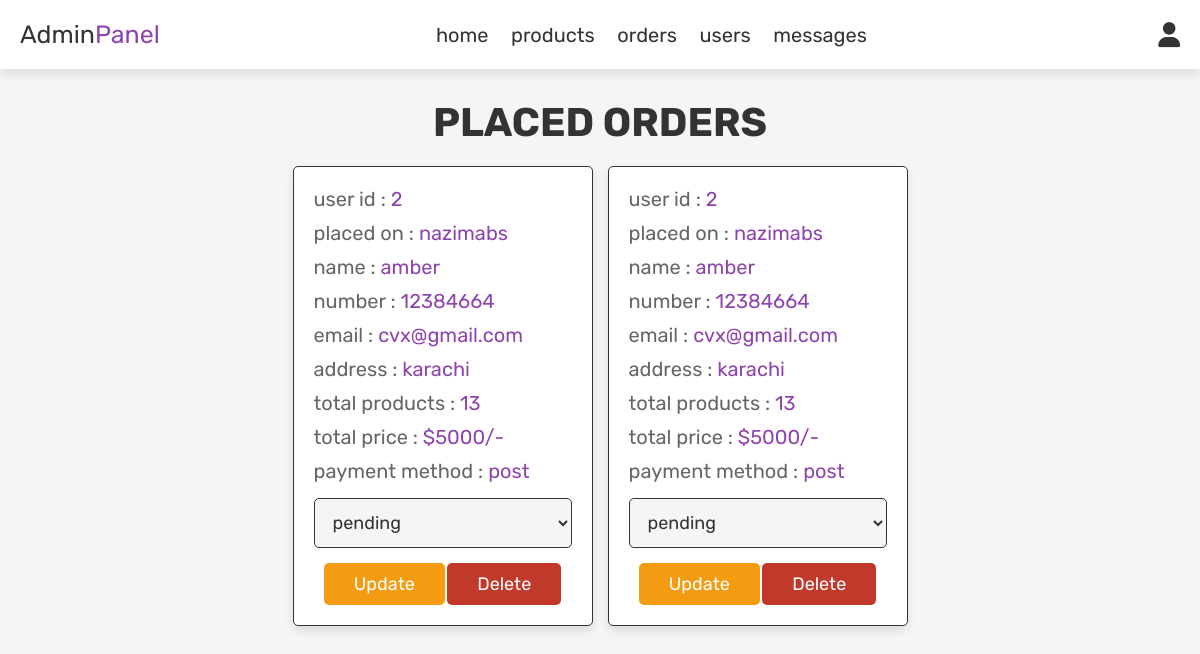
Screenshot of /admin_orders.php with the database file from the repository.
### tables this page shows
CREATE TABLE `orders` (
  `id` int(100) NOT NULL,
  `user_id` int(100) NOT NULL,
  `name` varchar(100) NOT NULL,
  `number` varchar(12) NOT NULL,
  `email` varchar(100) NOT NULL,
  `method` varchar(50) NOT NULL,
  `address` varchar(500) NOT NULL,
  `total_products` varchar(1000) NOT NULL,
  `total_price` int(100) NOT NULL,
  `placed_on` varchar(50) NOT NULL,
  `payment_status` varchar(20) NOT NULL DEFAULT 'pending'
);

### admin_orders.php (the view, shortened to what this page needs)
<?php
include 'config.php';
?>
<!DOCTYPE html>
<html lang="en">
<head>
   <link rel="stylesheet" href="https://cdnjs.cloudflare.com/ajax/libs/font-awesome/6.0.0/css/all.min.css">
   <link rel="stylesheet" href="css/admin_style.css">
</head>
<body>
<?php include 'admin_header.php'; ?>
<section class="orders">
   <h1 class="title">placed orders</h1>
   <div class="box-container">
      <?php
      $select_orders = mysqli_query($conn, "SELECT * FROM `orders`") or die('query failed');
      if(mysqli_num_rows($select_orders) > 0){
         while($fetch_orders = mysqli_fetch_assoc($select_orders)){
      ?>
      <div class="box">
         <p> user id : <span><?php echo $fetch_orders['user_id']; ?></span> </p>
         <p> placed on : <span><?php echo $fetch_orders['placed_on']; ?></span> </p>
         <p> name : <span><?php echo $fetch_orders['name']; ?></span> </p>
         <p> number : <span><?php echo $fetch_orders['number']; ?></span> </p>
         <p> email : <span><?php echo $fetch_orders['email']; ?></span> </p>
         <p> address : <span><?php echo $fetch_orders['address']; ?></span> </p>
         <p> total products : <span><?php echo $fetch_orders['total_products']; ?></span> </p>
         <p> total price : <span>$<?php echo $fetch_orders['total_price']; ?>/-</span> </p>
         <p> payment method : <span><?php echo $fetch_orders['method']; ?></span> </p>
         <form action="" method="post">
            <select name="update_payment">
               <option value="" selected disabled><?php echo $fetch_orders['payment_status']; ?></option>
            </select>
            <input type="submit" value="update" name="update_order" class="option-btn">
            <a href="admin_orders.php?delete=<?php echo $fetch_orders['id']; ?>" onclick="return confirm('delete this order?');" class="delete-btn">delete</a>
         </form>
      </div>
      <?php
         }
      }else{
         echo '<p class="empty">no orders placed yet!</p>';
      }
      ?>
   </div>
</section>
</body>
</html>

### admin_header.php (shortened to what this page needs)
<header class="header">
   <div class="flex">
      <a href="admin_page.php" class="logo">Admin<span>Panel</span></a>
      <nav class="navbar">
         <a href="admin_page.php">home</a>
         <a href="admin_products.php">products</a>
         <a href="admin_orders.php">orders</a>
         <a href="admin_users.php">users</a>
         <a href="admin_contacts.php">messages</a>
      </nav>
      <div class="icons">
         <div id="user-btn" class="fas fa-user"></div>
      </div>
   </div>
</header>

### css/admin_style.css (style rules this page uses)
:root { --purple:#8e44ad; --red:#c0392b; --orange:#f39c12; --black:#333; --white:#fff; --light-color:#666; --light-white:#ccc; --light-bg:#f5f5f5; --border:.1rem solid var(--black); --box-shadow:0 .5rem 1rem rgba(0,0,0,.1); }
* { font-family: 'Rubik', sans-serif; margin:0; padding:0; box-sizing: border-box; outline: none; border:none; text-decoration: none; transition:all .2s linear; }
html { font-size: 62.5%; overflow-x: hidden; }
body { background-color: var(--light-bg); }
section { padding:3rem 2rem; }
.title { text-align: center; margin-bottom: 2rem; text-transform: uppercase; color:var(--black); font-size: 4rem; }
.btn, .option-btn, .delete-btn, .white-btn { display: inline-block; margin-top: 1rem; padding:1rem 3rem; cursor: pointer; color:var(--white); font-size: 1.8rem; border-radius: .5rem; text-transform: capitalize; }
.option-btn { background-color: var(--orange); }
.delete-btn { background-color: var(--red); }
.header { position: sticky; top:0; left:0; right:0; z-index: 1000; background-color: var(--white); box-shadow: var(--box-shadow); }
.header .flex { display: flex; align-items: center; padding:2rem; justify-content: space-between; position: relative; max-width: 1200px; margin:0 auto; }
.header .flex .logo { font-size: 2.5rem; color:var(--black); }
.header .flex .logo span { color:var(--purple); }
.header .flex .navbar a { margin:0 1rem; font-size: 2rem; color:var(--black); }
.header .flex .icons div { margin-left: 1.5rem; font-size: 2.5rem; cursor: pointer; color:var(--black); }
.orders .box-container { display: grid; grid-template-columns: repeat(auto-fit, 30rem); justify-content: center; gap:1.5rem; max-width: 1200px; margin:0 auto; align-items: flex-start; }
.orders .box-container .box { background-color: var(--white); padding:2rem; border:var(--border); box-shadow: var(--box-shadow); border-radius: .5rem; }
.orders .box-container .box p { padding-bottom: 1rem; font-size: 2rem; color:var(--light-color); }
.orders .box-container .box p span { color:var(--purple); }
.orders .box-container .box form { text-align: center; }
.orders .box-container .box form select { border-radius: .5rem; margin:.5rem 0; width: 100%; background-color: var(--light-bg); border:var(--border); padding:1.2rem 1.4rem; font-size: 1.8rem; color:var(--black); }

### rows the page displays
orders: user "2", placed_on "nazimabs", name "amber", number "12384664", email "cvx@gmail.com", address "karachi", total_products "13", total_price "5000", method "post", update_payment "pending"
orders: user "2", placed_on "nazimabs", name "amber", number "12384664", email "cvx@gmail.com", address "karachi", total_products "13", total_price "5000", method "post", update_payment "pending"
